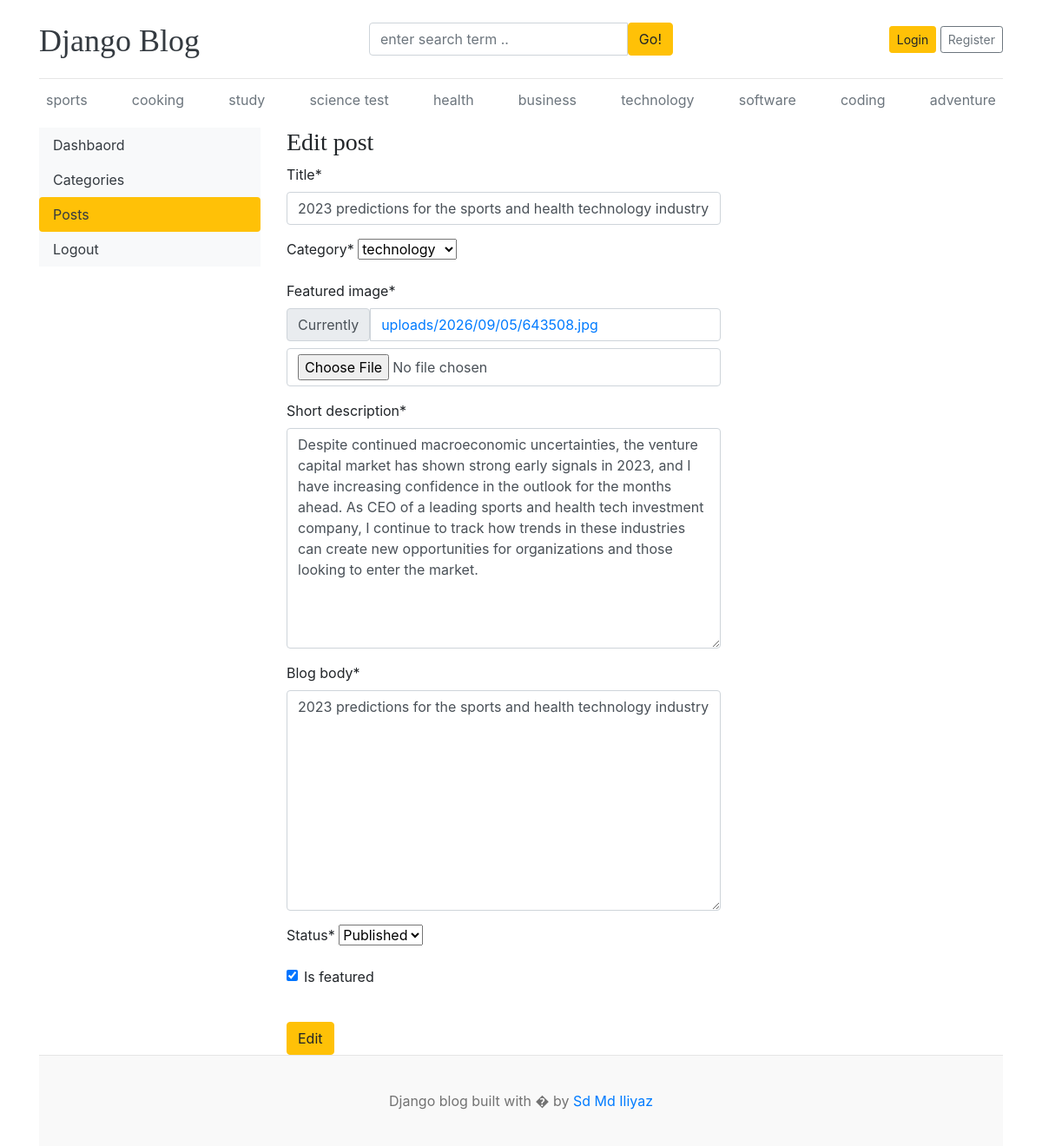
Screenshot of /dashboard/posts/edit/3/ with the database file from the repository.
### blog_app/models.py (models this page shows, shortened)
class Category(models.Model):
    category_name = models.CharField(max_length=100 , unique=True)
    created_at = models.DateTimeField(auto_now_add=True)
    updated_at = models.DateTimeField(auto_now=True)
    class Meta:
        verbose_name_plural = 'Categories'
    def __str__(self):
        return self.category_name

class Blog(models.Model):
    title = models.CharField(max_length=100)
    slug = models.SlugField(max_length=150 , unique=True , blank=True)
    category =  models.ForeignKey(Category , on_delete=models.CASCADE)
    author=models.ForeignKey(User,on_delete=models.CASCADE)
    featured_image=models.ImageField(upload_to = 'uploads/%Y/%m/%d')
    short_description=models.TextField(max_length=2000)
    blog_body=models.TextField(max_length=2000)
    status=models.CharField(max_length=20,choices=STATUS_CHOICES,default='Draft')
    is_featured=models.BooleanField(default=False)
    created_at = models.DateTimeField(auto_now_add=True)
    updated_at = models.DateTimeField(auto_now=True)

### dashboards/views.py (the view, shortened to what this page needs)
# urls.py: path('posts/edit/<int:c_id>/',views.edit_post,name="edit_post"),
def edit_post(request,c_id):
    post=get_object_or_404(Blog,pk=c_id)
    form=PostForm(instance=post)
    context={
        'form':form,
        'post':post,
    }
    return render(request,'dashboard/edit_post.html',context)

### dashboards/forms.py
class PostForm(forms.ModelForm):
    class Meta:
        model=Blog
        fields=('title','category','featured_image','short_description','blog_body','status','is_featured')

### blog_app/context_processors.py (called while the page is built)
def get_category(request):
    categories=Category.objects.all()
    return dict(categories=categories)

def get_sociallinks(request):
    social_link=SocialLink.objects.all()
    return dict(social_link=social_link)

### templates/dashboard/edit_post.html (shortened to what this page needs)
{% extends 'base.html' %}
{% block content %}
{% load crispy_forms_tags %}
<div class="row">
    {% include 'dashboard/sidebar.html' %}
     <div class='col-md-9'>
            <h3>Edit post</h3>
            <form action="{% url 'edit_post' post.id %}" method="POST" style="width:500px;">
                {{ form | crispy }}
                <br>
                <button type="submit" class='btn btn-warning'>Edit</button>
            </form>
     </div>
</div>
{% endblock %}

### templates/base.html (shortened to what this page needs)
 {% load static %}
<!DOCTYPE html>
<html lang="en">
<head>
    <link href="https://getbootstrap.com/docs/4.0/dist/css/bootstrap.min.css" rel="stylesheet">
    <link href="{% static 'css/blog.css' %}" rel="stylesheet">
    <link rel="stylesheet" href="https://cdnjs.cloudflare.com/ajax/libs/font-awesome/4.7.0/css/font-awesome.min.css">
  </head>
<body>
    <div class="container">
      <header class="blog-header py-3">
        <div class="row flex-nowrap justify-content-between align-items-center">
          <div class="col-4 pt-1">
            <a class="blog-header-logo text-dark" href="/">Django Blog</a>
          </div>
          <div class = 'col-4'>
            <form action='{% url 'search' %}' method="GET">
              <div class='input-group'>
                <input name="keyword" type="text" value="{{ keyword }}" class="form-control" placeholder="enter search term .. " area-label="enter Search" >
                <button type="submit" class="btn btn-warning" type='button'>Go!</button>
              </div>
            </form>
          </div>
          <div class="col-4 d-flex justify-content-end align-items-center">
            {% if not user.is_authenticated %}
            <a class="btn btn-sm btn-warning" href="{% url 'login' %}">Login</a> &nbsp;
            <a class="btn btn-sm btn-outline-secondary" href="{% url 'Register' %}">Register</a>
            {% else %}
            <b>{{ user }}</b>&emsp;
            <span><a href='{% url 'dashboard' %}'>Dashboard</a></span>&emsp;
            <span><a href="{% url 'logout' %}">logout</a></span>
            {% endif %}
          </div>
        </div>
      </header>
      <div class="nav-scroller py-1 mb-2">
        <nav class="nav d-flex justify-content-between">
          {% for cat in categories %}
          <a class="p-2 text-muted" href="{% url 'post_by_category' cat.id %}">{{ cat.category_name }} </a>
          {% endfor %}
        </nav>
      </div>
 {% block content %}
 {% endblock %}
 <footer class="blog-footer">
  <p>Django blog built with � by <a href="#">Sd Md Iliyaz</a></p>
 </footer>
 </body>
</html>

### blog_main/static/css/blog.css (style rules this page uses)
.blog-header { border-bottom: 1px solid #e5e5e5; }
.blog-header-logo { font-family: "Playfair Display", Georgia, "Times New Roman", serif; font-size: 2.25rem; }
h1, h2, h3, h4, h5, h6 { font-family: "Playfair Display", Georgia, "Times New Roman", serif; }
.blog-footer { padding: 2.5rem 0; color: #727272; text-align: center; background-color: #f9f9f9; border-top: .05rem solid #e5e5e5; }
.blog-footer p:last-child { margin-bottom: 0; }

### rows the page displays
Category: category_name "sports"
Category: category_name "cooking"
Category: category_name "study"
Category: category_name "science test"
Category: category_name "health"
Category: category_name "business"
Category: category_name "technology"
Category: category_name "software"
Category: category_name "coding"
Category: category_name "adventure"
Blog: title "2023 predictions for the sports and health technology industry", category "technology", short_description "Despite continued macroeconomic uncertainties, the venture capital market has shown strong early signals in 2023, and I have increasing confidence in the outlook for the months ahead. As CEO of a leading sports and health tech investment company, I continue to track how trends in these industries can create new opportunities for organizations and those looking to enter the market.", blog_body "2023 predictions for the sports and health technology industry", status "Published", is_featured "☑"
